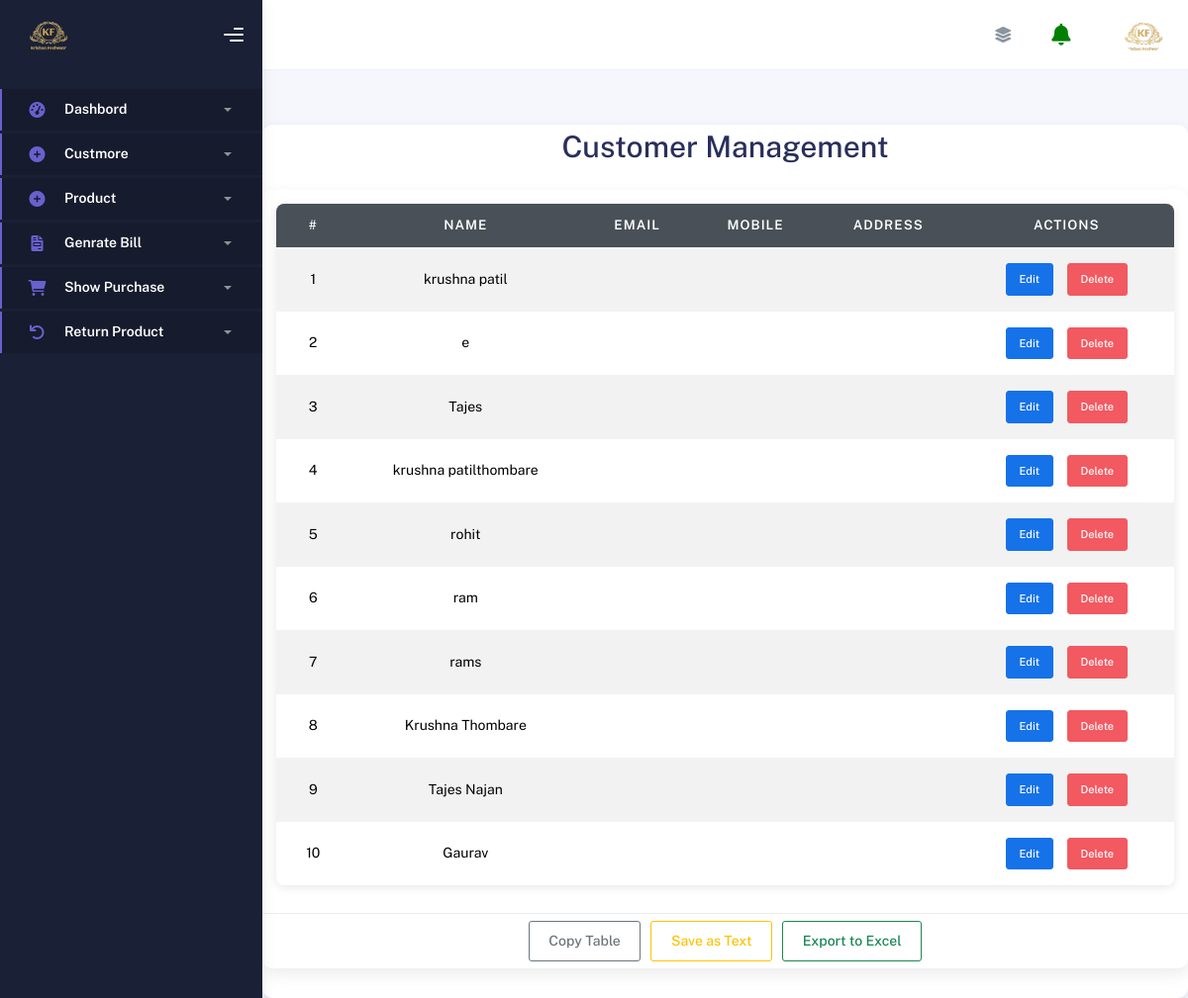
/custmore_list/, run on the app's committed database.
### website/models.py (models this page shows)
class Customer(models.Model):
    Customer_name = models.CharField(max_length=100)
    Customer_email = models.EmailField()
    Customer_phone = models.CharField(max_length=15)
    Customer_addres = models.TextField()
    total_spent = models.DecimalField(max_digits=10, decimal_places=2, default=0.00)  #

### website/views.py (the view)
# urls.py: path('custmore_list/',views.custmore_list),
def custmore_list(req):
     custmore=models.Customer.objects.all()
     obj={"custmore":custmore}
     return render(req,"custmore_list.html",obj)

### template/custmore_list.html (shortened to what this page needs)
<!DOCTYPE html>
<html lang="en">
<head>
    <link href="https://cdnjs.cloudflare.com/ajax/libs/bootstrap/5.3.0/css/bootstrap.min.css" rel="stylesheet">
</head>
<body>
    {% include "navbar.html" %}
    <div class="container my-5">
        <h1 class="text-center mb-4">Customer Management</h1>
        <div class="card">
            <div class="table-container">
                <table class="table table-striped table-hover text-center">
                    <thead>
                        <tr>
                            <th>#</th>
                            <th>Name</th>
                            <th>Email</th>
                            <th>Mobile</th>
                            <th>Address</th>
                            <th>Actions</th>
                        </tr>
                    </thead>
                    <tbody>
                        {% for i in custmore %}
                        <tr>
                            <td>{{ forloop.counter }}</td>
                            <td>{{ i.Customer_name }}</td>
                            <td>{{ i.Customer_email }}</td>
                            <td>{{ i.Customer_phone }}</td>
                            <td>{{ i.Customer_addres }}</td>
                            <td class="action-buttons">
                                <a href="/edit_custmore/?id={{ i.id }}" class="btn btn-primary btn-sm">Edit</a>
                                <a href="/delete_custmore/?id={{ i.id }}" class="btn btn-danger btn-sm">Delete</a>
                            </td>
                        </tr>
                        {% endfor %}
                    </tbody>
                </table>
            </div>
            <div class="card-footer btn-container">
                <button id="copyBtn" class="btn btn-outline-secondary">Copy Table</button>
                <button id="saveTxtBtn" class="btn btn-outline-warning">Save as Text</button>
                <button id="saveExcelBtn" class="btn btn-outline-success">Export to Excel</button>
            </div>
        </div>
    </div>
</body>
</html>

### static/style.css (style rules this page uses)
.container { background-color: white; border-radius: 10px; padding: 30px; box-shadow: 0 4px 12px rgba(0, 0, 0, 0.1); margin-top: 50px; position: sticky; top: 0; z-index: 1000; }
.btn-primary { background-color: #4e73df; border-color: #4e73df; border-radius: 8px; transition: background-color 0.3s; }
.table { border-radius: 8px; overflow: hidden; box-shadow: 0 2px 10px rgba(0, 0, 0, 0.1); }
.table th, .table td { padding: 15px; text-align: center; }

### template/custmore_list.html (style rules this page uses)
body { background: linear-gradient(to right, #e0f7fa, #f8f9fa); font-family: 'Arial', sans-serif; color: #343a40; }
h1 { font-size: 2rem; font-weight: bold; color: #495057; }
.card { border: none; border-radius: 15px; box-shadow: 0 8px 16px rgba(0, 0, 0, 0.1); overflow: hidden; }
.table-container { padding: 1rem; }
.table { border-collapse: collapse; border-radius: 10px; overflow: hidden; }
.table thead th { background-color: #495057; color: #ffffff; text-align: center; padding: 1rem; font-size: 1rem; }
.table tbody tr:nth-child(odd) { background-color: #f8f9fa; }
.btn-container { display: flex; justify-content: center; gap: 10px; }
.btn { border-radius: 25px; font-size: 0.85rem; transition: all 0.3s ease; }
.action-buttons a { margin: 0 5px; }

### data on the page
Customer: Customer_name "krushna patil"
Customer: Customer_name "e"
Customer: Customer_name "Tajes"
Customer: Customer_name "krushna patilthombare"
Customer: Customer_name "rohit"
Customer: Customer_name "ram"
Customer: Customer_name "rams"
Customer: Customer_name "Krushna Thombare"
Customer: Customer_name "Tajes Najan"
Customer: Customer_name "Gaurav"
